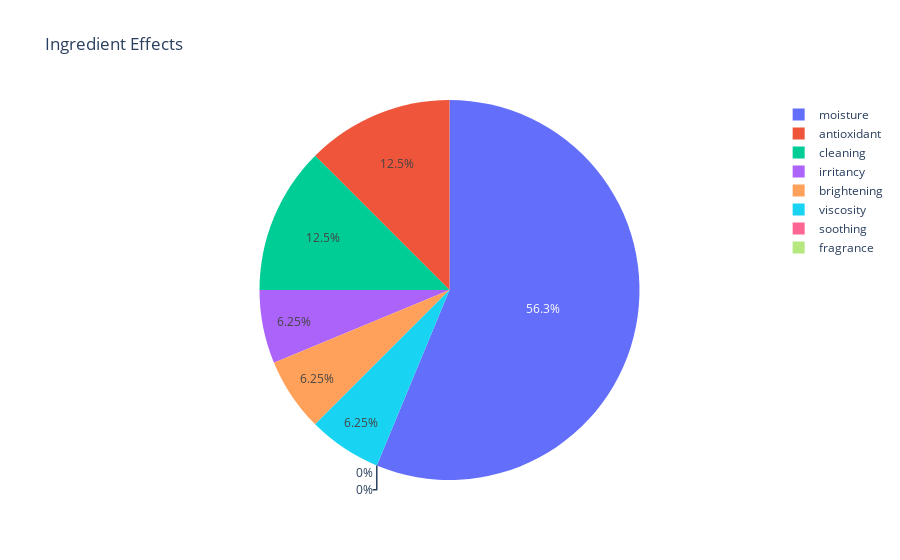

Write notebook code for a chart like this one.
### Code cell
# fig, ax = plt.subplots(figsize=(10, 9), dpi=80)
fig = px.pie(values=items.iloc[0, 19:], names=items.columns.tolist()[19:], title='Ingredient Effects')
fig.show()

### Figure 1 — Plotly figure (JSON) as saved in the notebook; plotly's stock layout.template omitted (floating-point values rounded to 4 significant figures)
{"data": [{"domain": {"x": [0, 1], "y": [0, 1]}, "hovertemplate": "label=%{label}<br>value=%{value}<extra></extra>", "labels": ["moisture", "antioxidant", "soothing", "irritancy", "brightening", "viscosity", "cleaning", "fragrance"], "legendgroup": "", "name": "", "showlegend": true, "type": "pie", "values": [9, 2, 0, 1, 1, 1, 2, 0]}], "layout": {"legend": {"tracegroupgap": 0}, "title": {"text": "Ingredient Effects"}}}
